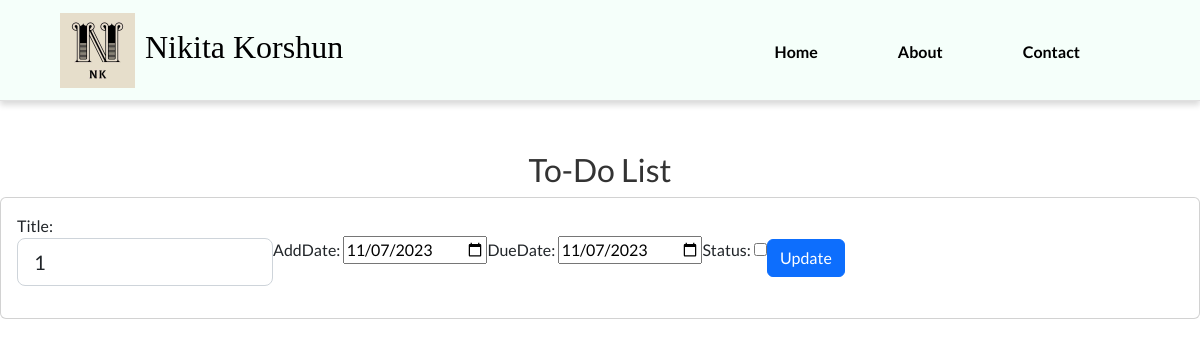
The app's page /todo41/edit, older data.
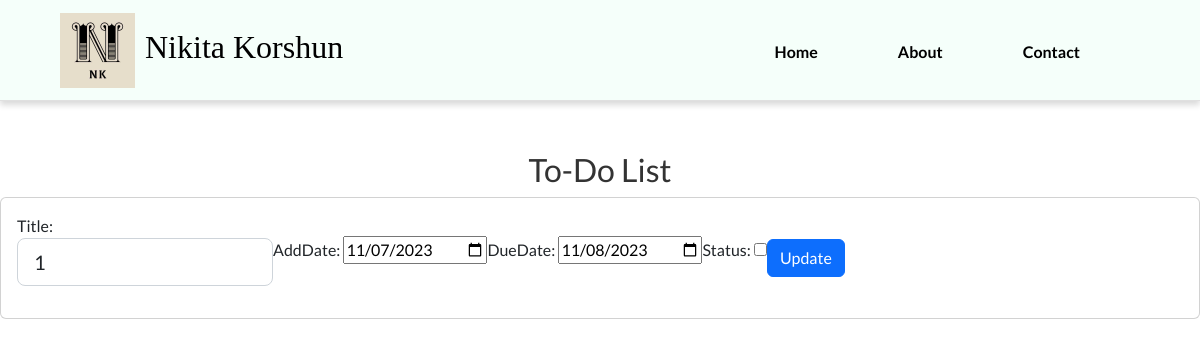
The same page, newer data.
### todo/models.py (models this page shows, shortened)
class Todo(models.Model):
    title = models.CharField(max_length=200)
    addDate = models.DateTimeField(null=True)
    dueDate = models.DateField(null=True)
    status = models.BooleanField(default=False)
    class Meta:
        verbose_name = "Todo"

### todo/views.py (the view)
# urls.py: path('<int:pk>/edit', views.editTodo, name='editTodo'),
def editTodo(request, pk):
    todo = get_object_or_404(Todo, id=pk)
    if request.method == 'POST':
        form = TodoForm(request.POST, instance=todo)
        if form.is_valid():
            todo.title = form.cleaned_data['title']
            todo.dueDate = form.cleaned_data['dueDate']
            todo.addDate = form.cleaned_data['addDate']
            todo.status = form.cleaned_data['status']
            todo.save()
            return redirect('todo')
    else:
        form = TodoForm(instance=todo)
    data = {
        'todo': todo,
        'form': form,
    }
    return render(request, 'todo/todo-update.html', data)

### todo/forms.py
class TodoForm(ModelForm):
    class Meta:
        model = Todo
        fields = ['title', 'addDate', 'dueDate', 'status']
        widgets = {
            'title': TextInput(attrs={
                'placeholder': 'Task name...',
                'class': 'form-control form-control-lg',
                'id': 'exampleFormControlInput1'
            }),
        }
    def __init__(self, *args, **kwargs):
        super(TodoForm, self).__init__(*args, **kwargs)
        self.fields['addDate'].widget = DateTimeInput(attrs={'type': 'date'}, format='%Y-%m-%d')
        self.fields['addDate'].initial = datetime.now().date()
        self.fields['dueDate'].widget = DateInput(attrs={'type': 'date'}, format='%Y-%m-%d')
        self.fields['dueDate'].initial = datetime.now()
        self.fields['status'].initial = False

### todo/templates/todo/todo-update.html (shortened to what this page needs)
{% extends 'main/base.html' %}
{% load static %}
{% block links %}
 <link rel="stylesheet" href="{% static 'todo/css/todo.css' %}">
{% endblock %}
{% block content %}
<div class="todoList">
 <h2>To-Do List</h2>
      <form method="post" action="{% url 'editTodo' pk=todo.id %}">
        <div class="pb-2">
          <div class="card">
            <div class="card-body">
              <div class="d-flex flex-row align-items-center">
                {{ form.as_p }}
                <div>
                 <button type="submit" class="btn btn-primary">Update</button>
                </div>
              </div>
            </div>
          </div>
        </div>
      </form>
</div>
{% endblock %}

Row changes from the older to the newer data that the page shows:
changed Todo: dueDate "11/07/2023" → "11/08/2023"
